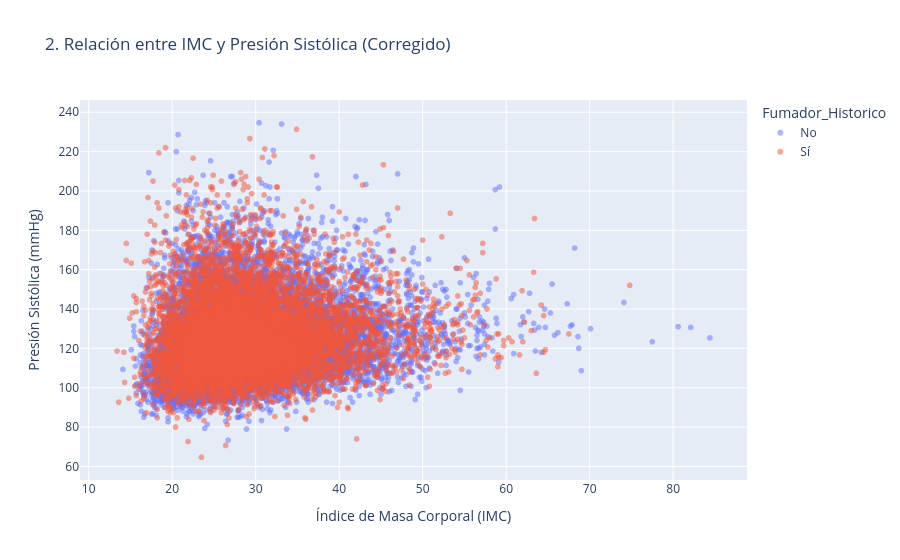

Here is the notebook cell this chart was saved with:
### Code cell
# 1. Dejar solo a los que respondieron claramente "Sí" o "No"
df = df[df['Fumador_Historico'].isin(['Sí', 'No'])].copy()

print(f"✅ Intrusos eliminados. Pacientes listos: {df.shape[0]}")

# 2. Volver a graficar sin la basura
fig2_corregido = px.scatter(
    df, x="IMC", y="Presion_Sistolica", color="Fumador_Historico",
    opacity=0.5,
    title="2. Relación entre IMC y Presión Sistólica (Corregido)",
    labels={"Presion_Sistolica": "Presión Sistólica (mmHg)", "IMC": "Índice de Masa Corporal (IMC)"}
)
fig2_corregido.show()

### Figure 1 — Plotly figure (JSON) as saved in the notebook; plotly's stock layout.template omitted (floating-point values rounded to 4 significant figures; data arrays with more than 128 entries replaced by an {"elided": "..."} marker saying what was removed)
{"data": [{"hovertemplate": "Fumador_Historico=No<br>Índice de Masa Corporal (IMC)=%{x}<br>Presión Sistólica (mmHg)=%{y}<extra></extra>", "legendgroup": "No", "marker": {"color": "#636efa", "opacity": 0.5, "symbol": "circle"}, "mode": "markers", "name": "No", "showlegend": true, "type": "scattergl", "x": {"elided": "12361 float values"}, "xaxis": "x", "y": {"elided": "12361 float values"}, "yaxis": "y"}, {"hovertemplate": "Fumador_Historico=Sí<br>Índice de Masa Corporal (IMC)=%{x}<br>Presión Sistólica (mmHg)=%{y}<extra></extra>", "legendgroup": "Sí", "marker": {"color": "#EF553B", "opacity": 0.5, "symbol": "circle"}, "mode": "markers", "name": "Sí", "showlegend": true, "type": "scattergl", "x": {"elided": "8814 float values"}, "xaxis": "x", "y": {"elided": "8814 float values"}, "yaxis": "y"}], "layout": {"legend": {"title": {"text": "Fumador_Historico"}, "tracegroupgap": 0}, "title": {"text": "2. Relación entre IMC y Presión Sistólica (Corregido)"}, "xaxis": {"anchor": "y", "domain": [0, 1], "title": {"text": "Índice de Masa Corporal (IMC)"}}, "yaxis": {"anchor": "x", "domain": [0, 1], "title": {"text": "Presión Sistólica (mmHg)"}}}}
